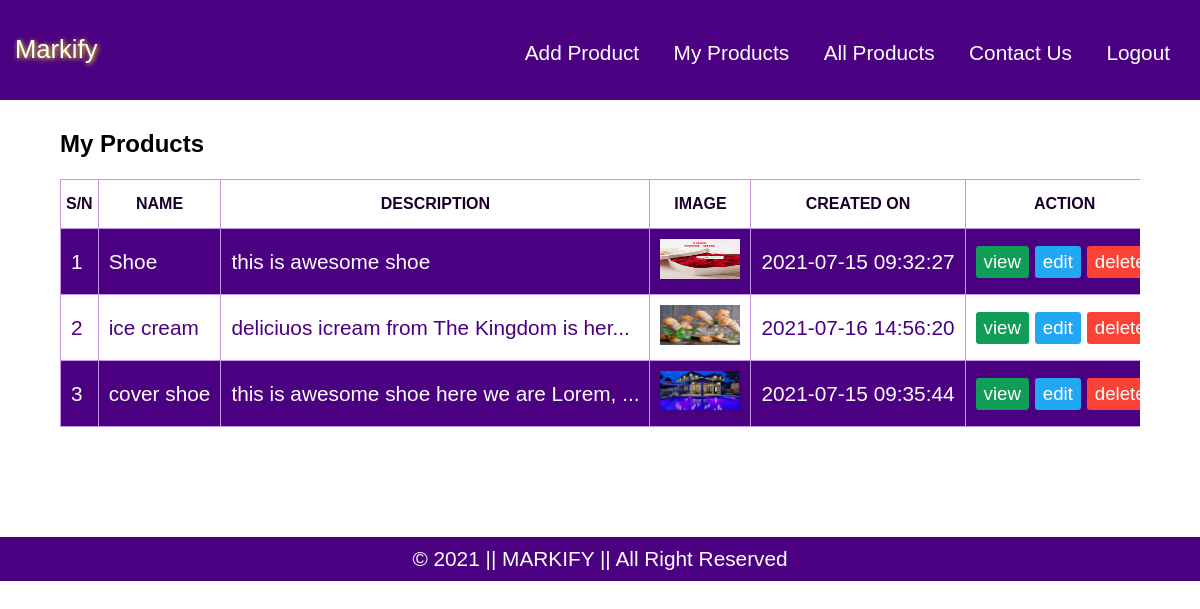
Page /market/my_product.php (signed in) on the committed database.
### tables this page shows
CREATE TABLE `products` (
  `id` int(11) NOT NULL,
  `user_id` int(11) NOT NULL,
  `name` varchar(100) NOT NULL,
  `description` varchar(500) NOT NULL,
  `price` double(10,2) NOT NULL,
  `image` varchar(255) NOT NULL,
  `created_at` datetime NOT NULL DEFAULT current_timestamp(),
  `updated_at` datetime NOT NULL DEFAULT current_timestamp() ON UPDATE current_timestamp()
);

### market/controllers/ProductController.php (called while the page is built, shortened)
<?php
include_once('./models/Product.php');
class ProductController extends Product
{
    public function my_product()
    {
        $auth_user = (isset($_SESSION['current_user'])) ? $_SESSION['current_user'] : null;
        $auth_user = (object) json_decode(base64_decode($auth_user));
        $res = $this->get_myproduct($auth_user->id);
        return $res;
    }
}

### market/config/Database.php (called while the page is built, shortened)
<?php
abstract class Database{
    public function connect()
    {
        try {
            $this->conn = new PDO(DSN, USERNAME, PASSWORD);
            $this->conn->setAttribute(PDO::ATTR_ERRMODE, PDO::ERRMODE_EXCEPTION);
            $this->conn->setAttribute(PDO::ATTR_PERSISTENT, true);
            return $this->conn;
        } catch (PDOException $pex) {
           echo "Connection failed". $pex->getMessage();
        }
    }
}

### market/models/Product.php (called while the page is built, shortened)
<?php
include_once('./config/Database.php');
class Product extends Database
{
    private $table = 'products';
    public function get_myproduct($id)
    {
        $sql_query = 'SELECT *
            FROM
                ' . $this->table . ' p
            WHERE p.user_id = :user_id
            ORDER BY
                p.updated_at DESC';
        $stmt = $this->conn->prepare($sql_query);
        $stmt->bindValue(":user_id", $id, PDO::PARAM_INT);
        $stmt->execute();
          if ($stmt->rowCount() > 0) {
            $row = $stmt->fetchAll(PDO::FETCH_ASSOC);
            return $row;
        } else {
            return false;
        }
    }
}

### market/my_product.php (the view, shortened to what this page needs)
<?php
include('./controllers/ProductController.php');
$p_control = new ProductController();
$list_data = $p_control->my_product();
include_once('./header.php');
?>
<h2>My Products</h2>
<section>
    <table border="1" cellpadding="5" cellspacing="0">
        <thead>
            <th>S/N</th>
            <th>Name</th>
            <th>Description</th>
            <th>Image</th>
            <th>Created On</th>
            <th>Action</th>
        </thead>
        <tbody>
            <?php
            $i = 1;
            if (isset($list_data) and $list_data) {
                foreach ($list_data as $product) {
                    $product = (object)$product;
            ?>
                    <tr>
                        <td nowrap> <?php echo $i ?></td>
                        <td nowrap> <?php echo substr($product->name, 0, 40) ?></td>
                        <td nowrap> <?php echo substr($product->description, 0, 40);
                                    echo (strlen($product->description) > 40) ? "..." : "" ?></td>
                        <td nowrap align="center"><img height="40" width="80" src="<?php echo (($product->image) ? "./assets/images/products/" . $product->image : "") ?>" alt=""></td>
                        <td nowrap> <?php echo $product->created_at ?></td>
                        <td nowrap align="center">
                            <a class="btn view" href="./product.php?id=<?php echo $product->id ?>">view</a>
                            <a class="btn edit" href="./edit_product.php?action=edit&id=<?php echo $product->id ?>">edit</a>
                            <a class="btn delete" href="?action=delete&id=<?php echo $product->id ?>">delete</a>
                        </td>
                    </tr>
            <?php
                    $i += 1;
                }
            }
            ?>
        </tbody>
    </table>
</section>
<?php
include_once('./footer.php');
?>

### market/assets/css/style.css (style rules this page uses)
body { margin: 0; font-size: 16px; font-family: "Gill Sans", "Gill Sans MT", Calibri, "Trebuchet MS", sans-serif; }
* { box-sizing: border-box; }
section { width: 100%; overflow: auto; }
section table { font-family: Arial, Helvetica, sans-serif; width: 100%; border: 0.2px solid #c698e6; border-collapse: collapse; }
section table thead th { padding: 15px 5px; color: #19002b; text-transform: uppercase; }
section table tbody tr td { padding: 10px; font-size: 1.3em; }
section table tbody tr:nth-child(odd) { background-color: #4b0082; color: white; }
section table tr:nth-child(even) { color: #4b0082; }
.btn { display: inline-block; text-decoration: none; padding: 5px 8px; text-align: center; font-size: 0.9em; border-radius: 3px; color: white; }
.view { background-color: #0f9d58; }
.edit { background-color: #22a7f2; }
.delete { background-color: #fc4136; }

### rows in the picture
products: name "Shoe", description "this is awesome shoe", image (picture), created_at "2021-07-15 09:32:27"
products: name "ice cream", description "deliciuos icream from The Kingdom is her", image (picture), created_at "2021-07-16 14:56:20"
products: name "cover shoe", description "this is awesome shoe here we are Lorem,", image (picture), created_at "2021-07-15 09:35:44"
